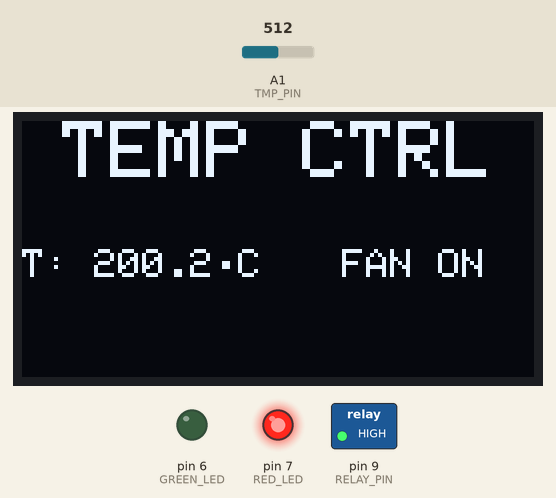
Simulated run of this sketch. Board: Arduino Uno, built with avr-gcc and run on an emulated ATmega328P. On the bench: 128×64 one-colour display, switched loads named in the sketch (green lamp = pin HIGH), output pins drawn as LEDs (lit = HIGH). The test bench sets the inputs (shaded band); at power-on: A1 (TMP_PIN) = 512. What the sketch prints to the serial monitor is not drawn.

Above: at 2.2 s.
2.3 s: A1 (TMP_PIN) set to 161
At 3.8 s:
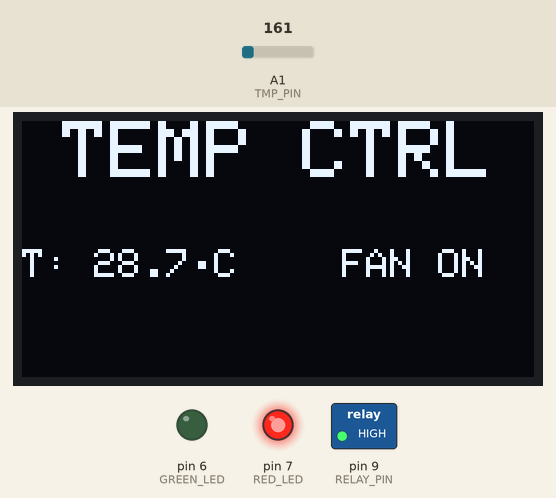
4.1 s: A1 (TMP_PIN) set to 144
At 4.7 s:
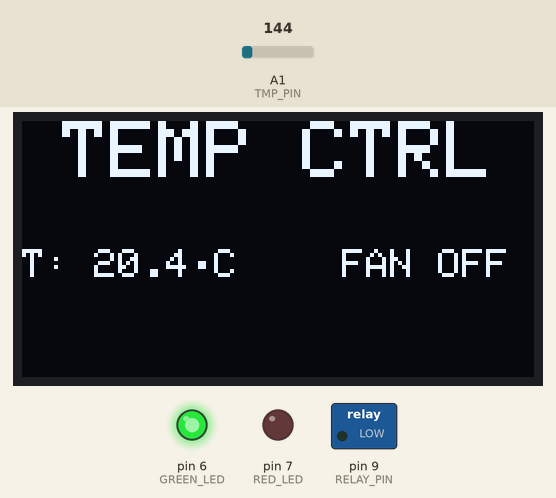
5.7 s: A1 (TMP_PIN) set to 122
At 6.8 s:
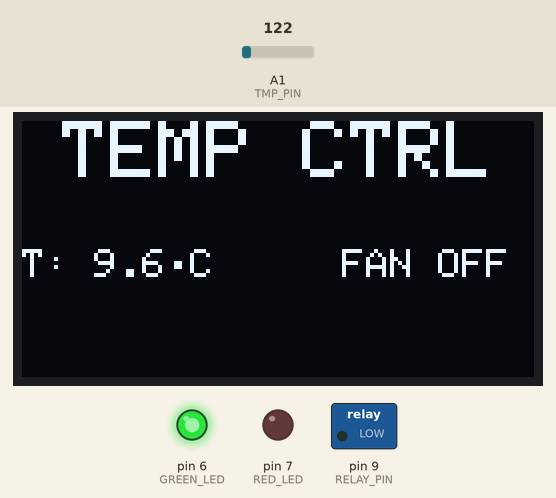
7.3 s: A1 (TMP_PIN) set to 306
At 8.8 s:
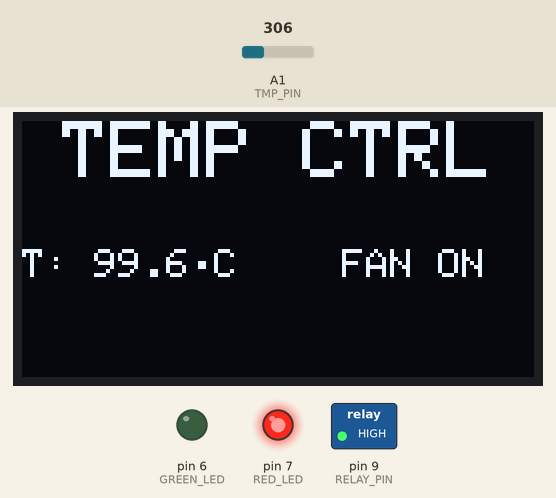
Timing chart, 0 to 9.9 s (numbered marks = the images above; inputs shaded):
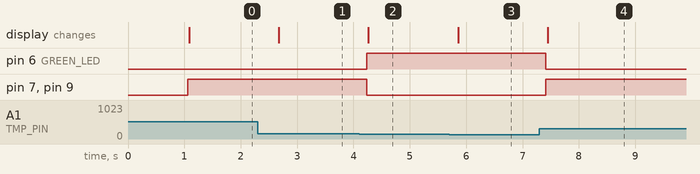

Measured:
- the behaviour switches between 154 and 153 on A1 (TMP_PIN) (found by bisection; images 1 and 2)
- after the input at 2.3 s, the display: changes after 0.38 s (image 1)
- after the input at 4.1 s, pin 6 (GREEN_LED): LOW → HIGH after 0.14 s; pin 7 (RED_LED), pin 9 (RELAY_PIN): HIGH → LOW after 0.14 s; the display: changes after 0.17 s (image 2)
- after the input at 5.7 s, the display: changes after 0.16 s (image 3)
- after the input at 7.3 s, pin 6 (GREEN_LED): HIGH → LOW after 0.12 s; pin 7 (RED_LED), pin 9 (RELAY_PIN): LOW → HIGH after 0.12 s; the display: changes after 0.15 s (image 4)

The sketch:

temperature_control.ino
```cpp
#include <Wire.h>
#include <SPI.h>
#include <Adafruit_GFX.h>
#include <Adafruit_SSD1306.h>

// OLED display configuration
#define SCREEN_WIDTH 128
#define SCREEN_HEIGHT 64
#define OLED_RESET 4
Adafruit_SSD1306 display(SCREEN_WIDTH, SCREEN_HEIGHT, &Wire, OLED_RESET);

// Pin assignments
#define TMP_PIN A1
#define RELAY_PIN 9
#define RED_LED 7
#define GREEN_LED 6

// Temperature threshold in degrees Celsius.
const float TEMP_THRESHOLD = 25.0f;

void setup() {
  Serial.begin(9600);

  pinMode(RELAY_PIN, OUTPUT);
  pinMode(RED_LED, OUTPUT);
  pinMode(GREEN_LED, OUTPUT);

  if (!display.begin(SSD1306_SWITCHCAPVCC, 0x3D)) {
    Serial.println(F("ERROR: SSD1306 allocation failed"));
    while (true) {
      // Halt safely when the display is unavailable.
    }
  }

  display.clearDisplay();
  display.setTextSize(2);
  display.setTextColor(WHITE);
  display.setCursor(10, 0);
  display.print("TEMP CTRL");
  display.display();
  delay(1000);
}

void loop() {
  const int rawAdc = analogRead(TMP_PIN);
  const float voltage = rawAdc * (5.0f / 1023.0f);
  const float temperatureC = (voltage - 0.5f) * 100.0f;
  const bool fanOn = temperatureC >= TEMP_THRESHOLD;

  digitalWrite(RELAY_PIN, fanOn ? HIGH : LOW);
  digitalWrite(RED_LED, fanOn ? HIGH : LOW);
  digitalWrite(GREEN_LED, fanOn ? LOW : HIGH);

  display.clearDisplay();
  display.setTextSize(2);
  display.setTextColor(WHITE);
  display.setCursor(10, 0);
  display.print("TEMP CTRL");

  display.setTextSize(1);
  display.setCursor(0, 32);
  display.print("T: ");
  display.print(temperatureC, 1);
  display.write(248);
  display.print("C");

  display.setCursor(80, 32);
  display.print(fanOn ? "FAN ON" : "FAN OFF");
  display.display();

  Serial.print("Temp: ");
  Serial.print(temperatureC, 1);
  Serial.print(" C | Fan: ");
  Serial.println(fanOn ? "ON" : "OFF");

  delay(500);
}
```
